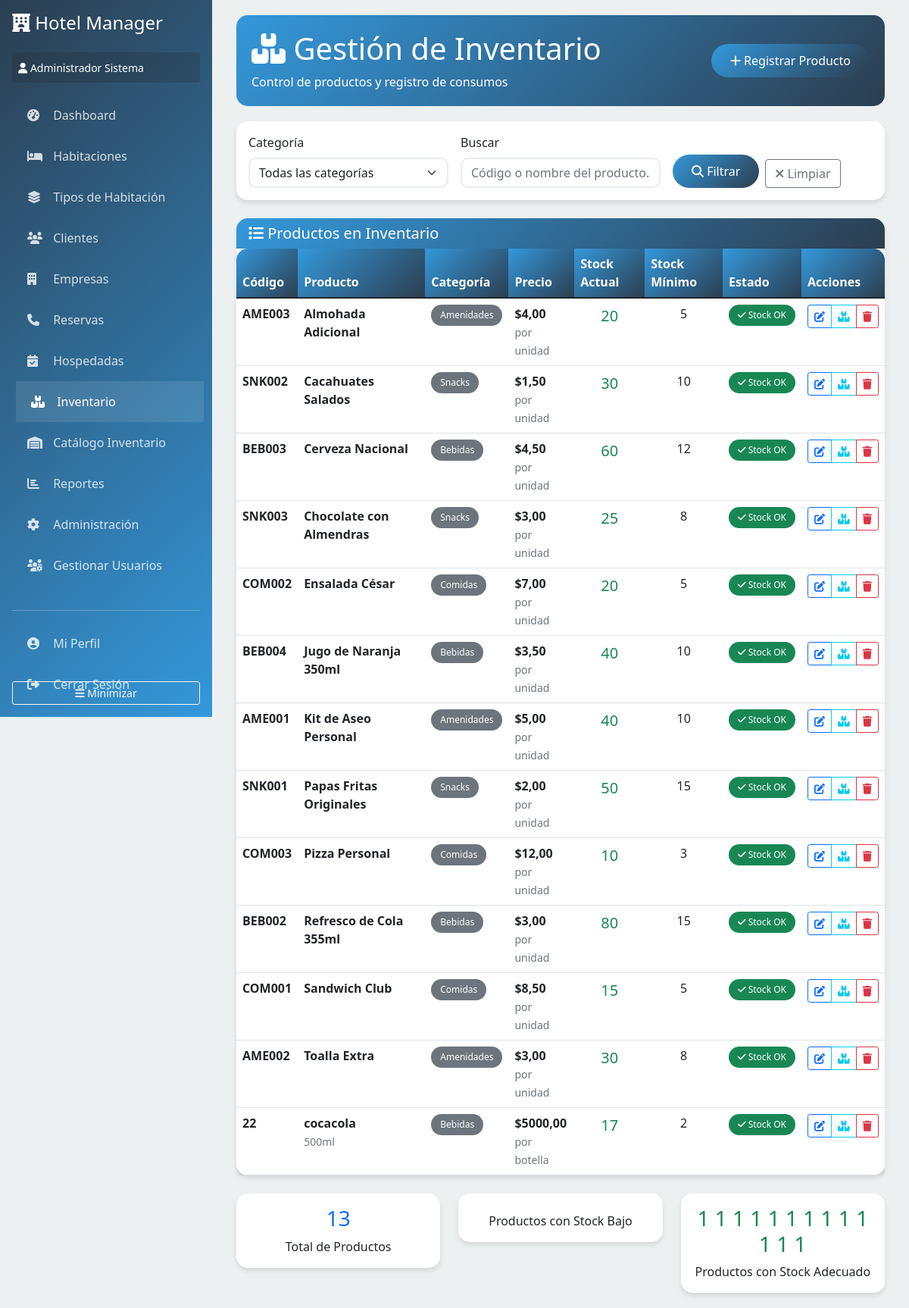
Page /inventario/ (signed in) on the committed database.
### hotel/models.py (models this page shows, shortened)
class Producto(models.Model):
    codigo = models.CharField(max_length=50, unique=True, verbose_name="Código")
    nombre = models.CharField(max_length=200, verbose_name="Nombre")
    categoria = models.ForeignKey(CategoriaProducto, on_delete=models.CASCADE, verbose_name="Categoría")
    precio = models.DecimalField(
        max_digits=10,
        decimal_places=2,
        validators=[MinValueValidator(Decimal('0.01'))],
        verbose_name="Precio"
    )
    stock_actual = models.PositiveIntegerField(default=0, verbose_name="Stock Actual")
    stock_minimo = models.PositiveIntegerField(default=1, verbose_name="Stock Mínimo")
    unidad_medida = models.CharField(max_length=20, default='unidad', verbose_name="Unidad de Medida")
    descripcion = models.TextField(blank=True, verbose_name="Descripción")
    activo = models.BooleanField(default=True, verbose_name="Activo")
    class Meta:
        verbose_name = "Producto"
        verbose_name_plural = "Productos"
        ordering = ['nombre']
    @property
    def necesita_reposicion(self):
        return self.stock_actual <= self.stock_minimo

class CategoriaProducto(models.Model):
    nombre = models.CharField(max_length=100, verbose_name="Nombre")
    descripcion = models.TextField(blank=True, verbose_name="Descripción")
    class Meta:
        verbose_name = "Categoría de Producto"
        verbose_name_plural = "Categorías de Productos"

### hotel/views.py (the view)
# urls.py: path('inventario/', views.inventario_list, name='inventario'),
def inventario_list(request):
    productos = Producto.objects.select_related('categoria').filter(activo=True)
    categoria_id = request.GET.get('categoria')
    query = request.GET.get('q', '')
    if categoria_id:
        productos = productos.filter(categoria_id=categoria_id)
    if query:
        productos = productos.filter(
            Q(nombre__icontains=query) | Q(codigo__icontains=query)
        )
    context = {
        'productos': productos,
        'categorias': CategoriaProducto.objects.all(),
        'filtros': {'categoria_id': categoria_id, 'query': query}
    }
    return render(request, 'hotel/inventario.html', context)

### templates/hotel/inventario.html (shortened to what this page needs)
{% extends 'base.html' %}
{% block content %}
<div class="page-header d-flex justify-content-between align-items-center">
    <div>
        <h1><i class="fas fa-boxes"></i> Gestión de Inventario</h1>
        <p class="mb-0">Control de productos y registro de consumos</p>
    </div>
    <button class="btn btn-primary" data-bs-toggle="modal" data-bs-target="#modalRegistrarProducto" onclick="prepararModalProducto()">
        <i class="fas fa-plus"></i> Registrar Producto
    </button>
</div>
<div class="card mb-4">
    <div class="card-body">
        <form method="get" class="row g-3">
            <div class="col-md-4">
                <label class="form-label">Categoría</label>
                <select name="categoria" class="form-select">
                    <option value="">Todas las categorías</option>
                </select>
            </div>
            <div class="col-md-4">
                <label class="form-label">Buscar</label>
                <input type="text" name="q" class="form-control" placeholder="Código o nombre del producto..." value="{{ filtros.query }}">
            </div>
            <div class="col-md-4 d-flex align-items-end">
                <button type="submit" class="btn btn-primary me-2">
                    <i class="fas fa-search"></i> Filtrar
                </button>
                <a href="{% url 'hotel:inventario' %}" class="btn btn-outline-secondary">
                    <i class="fas fa-times"></i> Limpiar
                </a>
            </div>
        </form>
    </div>
</div>
<div class="card">
    <div class="card-header">
        <h5 class="mb-0"><i class="fas fa-list"></i> Productos en Inventario</h5>
    </div>
    <div class="card-body p-0">
        <div class="table-responsive">
            <table class="table table-hover mb-0">
                <thead>
                    <tr>
                        <th>Código</th>
                        <th>Producto</th>
                        <th>Categoría</th>
                        <th>Precio</th>
                        <th>Stock Actual</th>
                        <th>Stock Mínimo</th>
                        <th>Estado</th>
                        <th>Acciones</th>
                    </tr>
                </thead>
                <tbody>
                    {% for producto in productos %}
                    <tr {% if producto.necesita_reposicion %}class="table-warning"{% endif %}>
                        <td>
                            <strong>{{ producto.codigo }}</strong>
                        </td>
                        <td>
                            <div>
                                <strong>{{ producto.nombre }}</strong><br>
                                {% if producto.descripcion %}
                                <small class="text-muted">{{ producto.descripcion|truncatewords:8 }}</small>
                                {% endif %}
                            </div>
                        </td>
                        <td>
                            <span class="badge bg-secondary">{{ producto.categoria.nombre }}</span>
                        </td>
                        <td>
                            <strong>${{ producto.precio|floatformat:2 }}</strong><br>
                            <small class="text-muted">por {{ producto.unidad_medida }}</small>
                        </td>
                        <td class="text-center">
                            <span class="fs-5 {% if producto.necesita_reposicion %}text-danger fw-bold{% else %}text-success{% endif %}">
                                {{ producto.stock_actual }}
                            </span>
                        </td>
                        <td class="text-center">{{ producto.stock_minimo }}</td>
                        <td>
                            {% if producto.necesita_reposicion %}
                            <span class="badge bg-danger">
                                <i class="fas fa-exclamation-triangle"></i> Stock Bajo
                            </span>
                            {% else %}
                            <span class="badge bg-success">
                                <i class="fas fa-check"></i> Stock OK
                            </span>
                            {% endif %}
                        </td>
                        <td>
                            <div class="btn-group btn-group-sm">
                                <button class="btn btn-outline-primary" onclick="editarProducto({{ producto.id }})" title="Editar producto">
                                    <i class="fas fa-edit"></i>
                                </button>
                                <button class="btn btn-outline-info" onclick="ajustarStock({{ producto.id }})" title="Ajustar stock">
                                    <i class="fas fa-boxes"></i>
                                </button>
                                <button class="btn btn-outline-danger" onclick="eliminarProducto({{ producto.id }}, '{{ producto.nombre }}')" title="Eliminar producto">
                                    <i class="fas fa-trash"></i>
                                </button>
                            </div>
                        </td>
                    </tr>
                    {% endfor %}
                </tbody>
            </table>
        </div>
    </div>
</div>
<div class="row mt-4">
    <div class="col-md-4">
        <div class="card">
            <div class="card-body text-center">
                <h3 class="text-primary">{{ productos|length }}</h3>
                <p class="mb-0">Total de Productos</p>
            </div>
        </div>
    </div>
    <div class="col-md-4">
        <div class="card">
            <div class="card-body text-center">
                <p class="mb-0">Productos con Stock Bajo</p>
            </div>
        </div>
    </div>
    <div class="col-md-4">
        <div class="card">
            <div class="card-body text-center">
                <h3 class="text-success">
                    {% for producto in productos %}
                        {% if not producto.necesita_reposicion %}1{% endif %}
                    {% endfor %}
                </h3>
                <p class="mb-0">Productos con Stock Adecuado</p>
            </div>
        </div>
    </div>
</div>
{% endblock %}

### templates/base.html (shortened to what this page needs)
<!DOCTYPE html>
<html lang="es">
<head>
    <link href="https://cdn.jsdelivr.net/npm/bootstrap@5.1.3/dist/css/bootstrap.min.css" rel="stylesheet">
    <link href="https://cdnjs.cloudflare.com/ajax/libs/font-awesome/6.4.0/css/all.min.css" rel="stylesheet">
</head>
<body>
    <nav class="sidebar" id="sidebar">
        <div class="p-3">
            <h4 class="text-white mb-4">
                <i class="fas fa-hotel"></i>
                <span>Hotel Manager</span>
            </h4>
            {% if user.is_authenticated %}
                <div class="text-white mb-3 p-2 bg-dark bg-opacity-25 rounded">
                    <small>
                        <i class="fas fa-user"></i>
                        <span>{{ user.get_full_name|default:user.username }}</span>
                    </small>
                </div>
            {% endif %}
            <ul class="nav flex-column">
                <li class="nav-item">
                    <a class="nav-link {% if request.resolver_match.url_name == 'dashboard' %}active{% endif %}" href="{% url 'hotel:dashboard' %}">
                        <i class="fas fa-tachometer-alt"></i>
                        <span>Dashboard</span>
                    </a>
                </li>
                <li class="nav-item">
                    <a class="nav-link {% if request.resolver_match.url_name == 'habitaciones' %}active{% endif %}" href="{% url 'hotel:habitaciones' %}">
                        <i class="fas fa-bed"></i>
                        <span>Habitaciones</span>
                    </a>
                </li>
                {% if not perfil or perfil.es_administrador %}
                    <li class="nav-item">
                        <a class="nav-link {% if request.resolver_match.url_name == 'tipos_habitacion' %}active{% endif %}" href="{% url 'hotel:tipos_habitacion' %}">
                            <i class="fas fa-layer-group"></i>
                            <span>Tipos de Habitación</span>
                        </a>
                    </li>
                {% endif %}
                <li class="nav-item">
                    <a class="nav-link {% if request.resolver_match.url_name == 'clientes' %}active{% endif %}" href="{% url 'hotel:clientes' %}">
                        <i class="fas fa-users"></i>
                        <span>Clientes</span>
                    </a>
                </li>
                <li class="nav-item">
                    <a class="nav-link {% if request.resolver_match.url_name == 'empresas' %}active{% endif %}" href="{% url 'hotel:empresas' %}">
                        <i class="fas fa-building"></i>
                        <span>Empresas</span>
                    </a>
                </li>
                <li class="nav-item">
                    <a class="nav-link {% if request.resolver_match.url_name == 'reservas' %}active{% endif %}" href="{% url 'hotel:reservas' %}">
                        <i class="fas fa-phone"></i>
                        <span>Reservas</span>
                    </a>
                </li>
                <li class="nav-item">
                    <a class="nav-link {% if request.resolver_match.url_name == 'hospedadas' %}active{% endif %}" href="{% url 'hotel:hospedadas' %}">
                        <i class="fas fa-calendar-check"></i>
                        <span>Hospedadas</span>
                    </a>
                </li>
                <li class="nav-item">
                    <a class="nav-link {% if request.resolver_match.url_name == 'inventario' %}active{% endif %}" href="{% url 'hotel:inventario' %}">
                        <i class="fas fa-boxes"></i>
                        <span>Inventario</span>
                    </a>
                </li>
                {% if not perfil or perfil.es_administrador %}
                    <li class="nav-item">
                        <a class="nav-link {% if request.resolver_match.url_name == 'gestionar_elementos_inventario' %}active{% endif %}" href="{% url 'hotel:gestionar_elementos_inventario' %}">
                            <i class="fas fa-warehouse"></i>
                            <span>Catálogo Inventario</span>
                        </a>
                    </li>
                    <li class="nav-item">
                        <a class="nav-link {% if request.resolver_match.url_name == 'reportes' %}active{% endif %}" href="{% url 'hotel:reportes' %}">
                            <i class="fas fa-chart-bar"></i>
                            <span>Reportes</span>
                        </a>
                    </li>
                    <li class="nav-item">
                        <a class="nav-link" href="/admin/" target="_blank">
                            <i class="fas fa-cog"></i>
                            <span>Administración</span>
                        </a>
                    </li>
                    <li class="nav-item">
                        <a class="nav-link {% if request.resolver_match.url_name == 'gestionar_usuarios' %}active{% endif %}" href="{% url 'hotel:gestionar_usuarios' %}">
                            <i class="fas fa-users-cog"></i>
                            <span>Gestionar Usuarios</span>
                        </a>
                    </li>
                {% endif %}
                {% if user.is_authenticated %}
                    <li class="nav-item mt-3">
                        <hr class="text-white">
                    </li>
                    <li class="nav-item">
                        <a class="nav-link {% if request.resolver_match.url_name == 'perfil_usuario' %}active{% endif %}" href="{% url 'hotel:perfil_usuario' %}">
                            <i class="fas fa-user-circle"></i>
                            <span>Mi Perfil</span>
                        </a>
                    </li>
                    <li class="nav-item">
                        <a class="nav-link" href="{% url 'hotel:logout' %}">
                            <i class="fas fa-sign-out-alt"></i>
                            <span>Cerrar Sesión</span>
                        </a>
                    </li>
                {% endif %}
            </ul>
        </div>
        <div class="position-absolute bottom-0 p-3 w-100">
            <button class="btn btn-outline-light btn-sm w-100" onclick="toggleSidebar()">
                <i class="fas fa-bars"></i>
                <span>Minimizar</span>
            </button>
        </div>
    </nav>
    <main class="main-content" id="main-content">
        <div class="container-fluid">
            {% block content %}{% endblock %}
        </div>
    </main>
</body>
</html>

### rows in the picture
Producto: codigo "AME003", nombre "Almohada Adicional", categoria.nombre "Amenidades", precio "4,00", unidad_medida "unidad", stock_actual "20", stock_minimo "5", shows "Stock OK", shows "1"
Producto: codigo "SNK002", nombre "Cacahuates Salados", categoria.nombre "Snacks", precio "1,50", unidad_medida "unidad", stock_actual "30", stock_minimo "10", shows "Stock OK"
Producto: codigo "BEB003", nombre "Cerveza Nacional", categoria.nombre "Bebidas", precio "4,50", unidad_medida "unidad", stock_actual "60", stock_minimo "12", shows "Stock OK"
Producto: codigo "SNK003", nombre "Chocolate con Almendras", categoria.nombre "Snacks", precio "3,00", unidad_medida "unidad", stock_actual "25", stock_minimo "8", shows "Stock OK", shows "1"
Producto: codigo "COM002", nombre "Ensalada César", categoria.nombre "Comidas", precio "7,00", unidad_medida "unidad", stock_actual "20", stock_minimo "5", shows "Stock OK", shows "1"
Producto: codigo "BEB004", nombre "Jugo de Naranja 350ml", categoria.nombre "Bebidas", precio "3,50", unidad_medida "unidad", stock_actual "40", stock_minimo "10", shows "Stock OK"
Producto: codigo "AME001", nombre "Kit de Aseo Personal", categoria.nombre "Amenidades", precio "5,00", unidad_medida "unidad", stock_actual "40", stock_minimo "10", shows "Stock OK"
Producto: codigo "SNK001", nombre "Papas Fritas Originales", categoria.nombre "Snacks", precio "2,00", unidad_medida "unidad", stock_actual "50", stock_minimo "15", shows "Stock OK"
Producto: codigo "COM003", nombre "Pizza Personal", categoria.nombre "Comidas", precio "12,00", unidad_medida "unidad", stock_actual "10", stock_minimo "3", shows "Stock OK"
Producto: codigo "BEB002", nombre "Refresco de Cola 355ml", categoria.nombre "Bebidas", precio "3,00", unidad_medida "unidad", stock_actual "80", stock_minimo "15", shows "Stock OK"
Producto: codigo "COM001", nombre "Sandwich Club", categoria.nombre "Comidas", precio "8,50", unidad_medida "unidad", stock_actual "15", stock_minimo "5", shows "Stock OK"
Producto: codigo "AME002", nombre "Toalla Extra", categoria.nombre "Amenidades", precio "3,00", unidad_medida "unidad", stock_actual "30", stock_minimo "8", shows "Stock OK", shows "1"
Producto: codigo "22", nombre "cocacola", descripcion "500ml", categoria.nombre "Bebidas", precio "5000,00", unidad_medida "botella", stock_actual "17", stock_minimo "2", shows "Stock OK"

### other values in the picture
{{ user.get_full_name|default:user.username }} "Administrador Sistema"
{{ productos|length }} "13"
